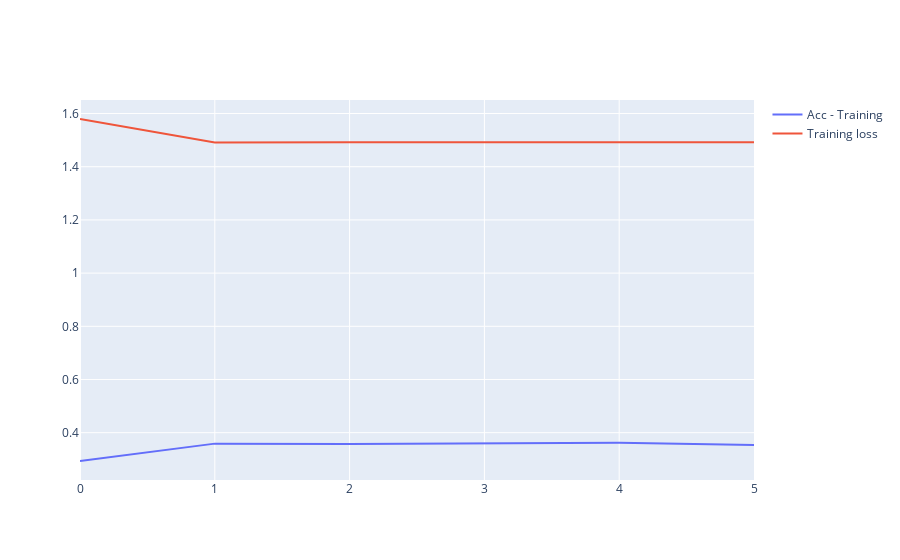

Write notebook code for a chart like this one.
### Code cell
fig = go.Figure()
fig.add_trace(go.Scatter(y=training_history.history['accuracy'],mode='lines', name='Acc - Training'))
fig.add_trace(go.Scatter(y=training_history.history['loss'],mode='lines', name='Training loss'))

### Figure 1 — Plotly figure (JSON) as saved in the notebook; plotly's stock layout.template omitted (floating-point values rounded to 4 significant figures)
{"data": [{"mode": "lines", "name": "Acc - Training", "type": "scatter", "y": [0.2935, 0.3588, 0.3576, 0.3601, 0.3619, 0.3539]}, {"mode": "lines", "name": "Training loss", "type": "scatter", "y": [1.579, 1.491, 1.492, 1.491, 1.491, 1.492]}], "layout": {}}
